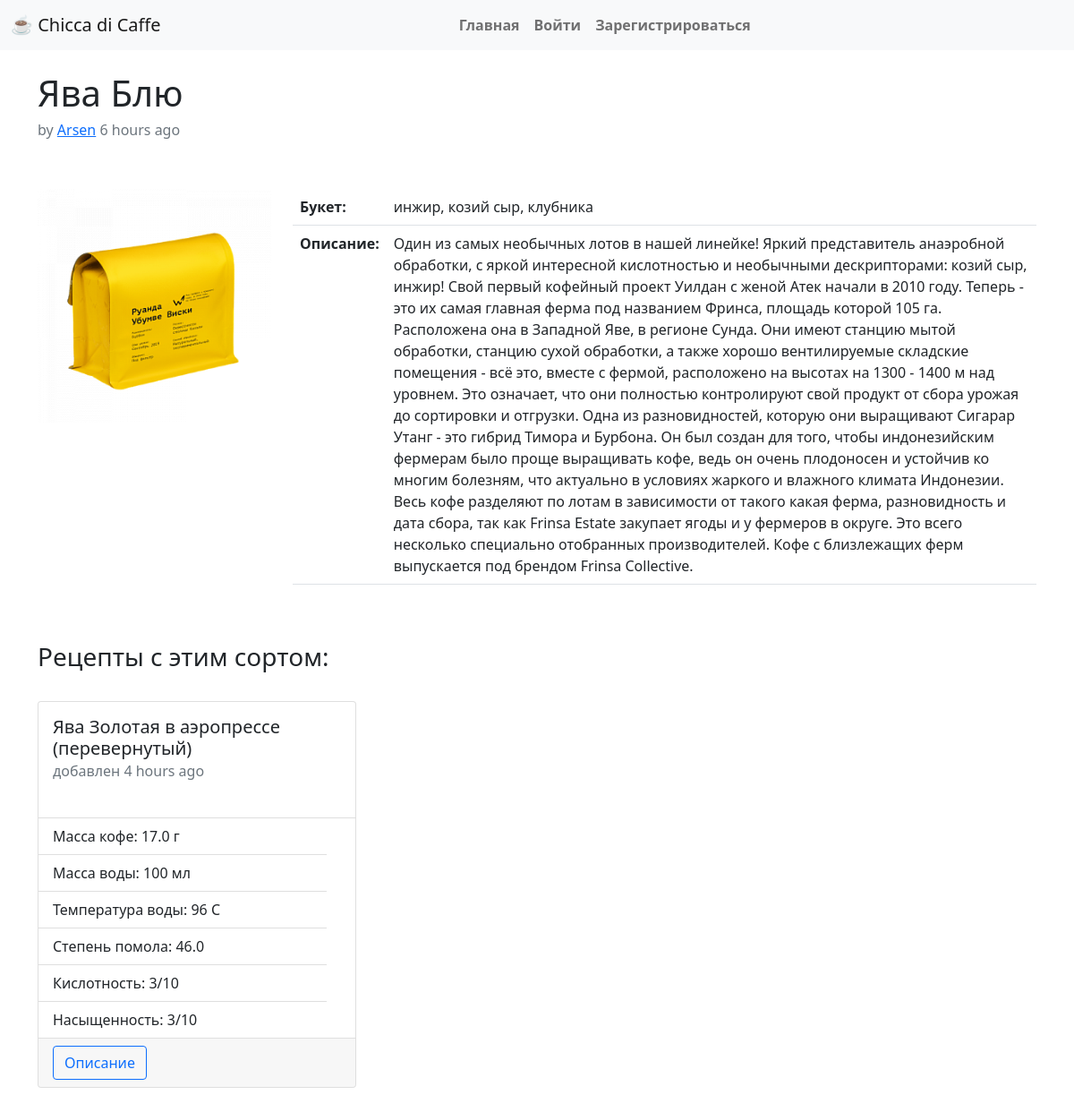
Screenshot of /sort/5 with the database file from the repository.
### app/models.py (models this page shows, shortened)
class Sort(db.Model):  # SearchableMixin, db.Model):
    __searchable__ = ['title', 'bouquet']
    id = db.Column(db.Integer, primary_key=True)
    title = db.Column(db.String(60), index=True, unique=True)
    bouquet = db.Column(db.String(120))
    description = db.Column(db.Text())
    timestamp = db.Column(db.DateTime, index=True, default=datetime.utcnow())
    user_id = db.Column(db.Integer, db.ForeignKey('user.id'))

class User(UserMixin, db.Model):
    id = db.Column(db.Integer, primary_key=True)
    username = db.Column(db.String(32), index=True, unique=True)
    email = db.Column(db.String(120), index=True, unique=True)
    password_hash = db.Column(db.String(128))
    recipes = db.relationship('Recipe', backref='author', lazy='dynamic')

class Recipe(db.Model):
    title = db.Column(db.String(200), index=True, unique=True)
    id = db.Column(db.Integer, primary_key=True)
    timestamp = db.Column(db.DateTime, index=True, default=datetime.utcnow)
    user_id = db.Column(db.Integer, db.ForeignKey('user.id'))
    sort_id = db.Column(db.Integer, db.ForeignKey('sort.id'))
    coffee_mass = db.Column(db.Float)
    water_mass = db.Column(db.Integer)
    water_temp = db.Column(db.Integer)
    grinding = db.Column(db.Float)
    acidity = db.Column(db.Integer)
    tds = db.Column(db.Integer)
    body = db.Column(db.Text())

### app/routes.py (the view)
@app.route('/sort/<sort_id>')
def sort(sort_id):
    s = Sort.query.filter_by(id=sort_id).first_or_404()
    u = User.query.filter_by(id=s.user_id).first()
    r = Recipe.query.filter_by(sort_id=sort_id).all()
    return render_template('sort.html', sort=s, user=u, recipes=r, ADMIN_EMAILS=Config.ADMINS)

### app/templates/sort.html (shortened to what this page needs)
{% extends "base.html" %}
{% block app_content %}
    <h1>
        {{sort.title}}
    </h1>
    <h6 class="text-muted">by <a href="{{ url_for('user', user_id=user.id) }}">{{user.username}}</a> {{ moment(sort.timestamp).fromNow() }}</h6>
    <br><br>
    <div class="row">
        <div class="col-sm-3">
            <img src="{{ url_for( 'static', filename='img/empty.png', v=1)}}" class="img-fluid" alt="coffee">
        </div>
        <div class="col-sm-9">
            <table class="table">
                <tbody>
                    <tr>
                        <th>Букет:</th>
                        <td>{{ sort.bouquet }}</td>
                    </tr>
                    <tr>
                        <th>Описание:</th>
                        <td>{{ sort.description }}</td>
                    </tr>
                </tbody>
            </table>
        </div>
    </div>
    <br><br>
    {% if recipes %}
    <h3>Рецепты с этим сортом:</h3>
    <br>
    <div class="row">
        {% for recipe in recipes %}
            {% include 'recipe_card.html' %}
        {% endfor %}
    </div>
    {% endif %}
{% endblock %}

### app/templates/recipe_card.html
<div class="col-sm-4">
<div class="card" style="min-height: 27rem; margin-bottom: 1rem;">
    <div class="card-body">
        <h5 class="card-title">{{ recipe.title }}</h5>
        <h6 class="card-subtitle mb-2 text-muted">добавлен {{ moment(recipe.timestamp).fromNow() }}</h6>
    </div>
    <ul class="list-group list-group-flush">
        <li class="list-group-item">Масса кофе: {{ recipe.coffee_mass }} г</li>
        <li class="list-group-item">Масса воды: {{ recipe.water_mass }} мл</li>
        <li class="list-group-item">Температура воды: {{ recipe.water_temp }} C</li>
        <li class="list-group-item">Степень помола: {{ recipe.grinding }}</li>
        <li class="list-group-item">Кислотность: {{ recipe.acidity }}/10</li>
        <li class="list-group-item">Насыщенность: {{ recipe.tds }}/10</li>
    </ul>
    <div class="card-footer">
        <a href="{{ url_for('recipe', recipe_id=recipe.id) }}" class="btn btn-outline-primary">Описание</a>
    </div>
</div>
</div>

### rows the page displays
Sort: title "Ява Блю", timestamp "6 hours ago", bouquet "инжир, козий сыр, клубника", description "Один из самых необычных лотов в нашей линейке! Яркий представитель анаэробной обработки, с яркой интересной кислотностью и необычными дескрипторами: козий сыр, инжир! Свой первый кофейный проект Уилдан с женой Атек начали в 2010 году. Теперь - это их самая главная ферма под названием Фринса, площадь которой 105 га. Расположена она в Западной Яве, в регионе Сунда. Они имеют станцию мытой обработки, станцию сухой обработки, а также хорошо вентилируемые складские помещения - всё это, вместе с фермой, расположено на высотах на 1300 - 1400 м над уровнем. Это означает, что они полностью контролируют свой продукт от сбора урожая до сортировки и отгрузки. Одна из разновидностей, которую они…"
User: username "Arsen"
Recipe: title "Ява Золотая в аэропрессе (перевернутый)", timestamp "4 hours ago", coffee_mass "17.0", water_mass "100", water_temp "96", grinding "46.0", acidity "3", tds "3"
